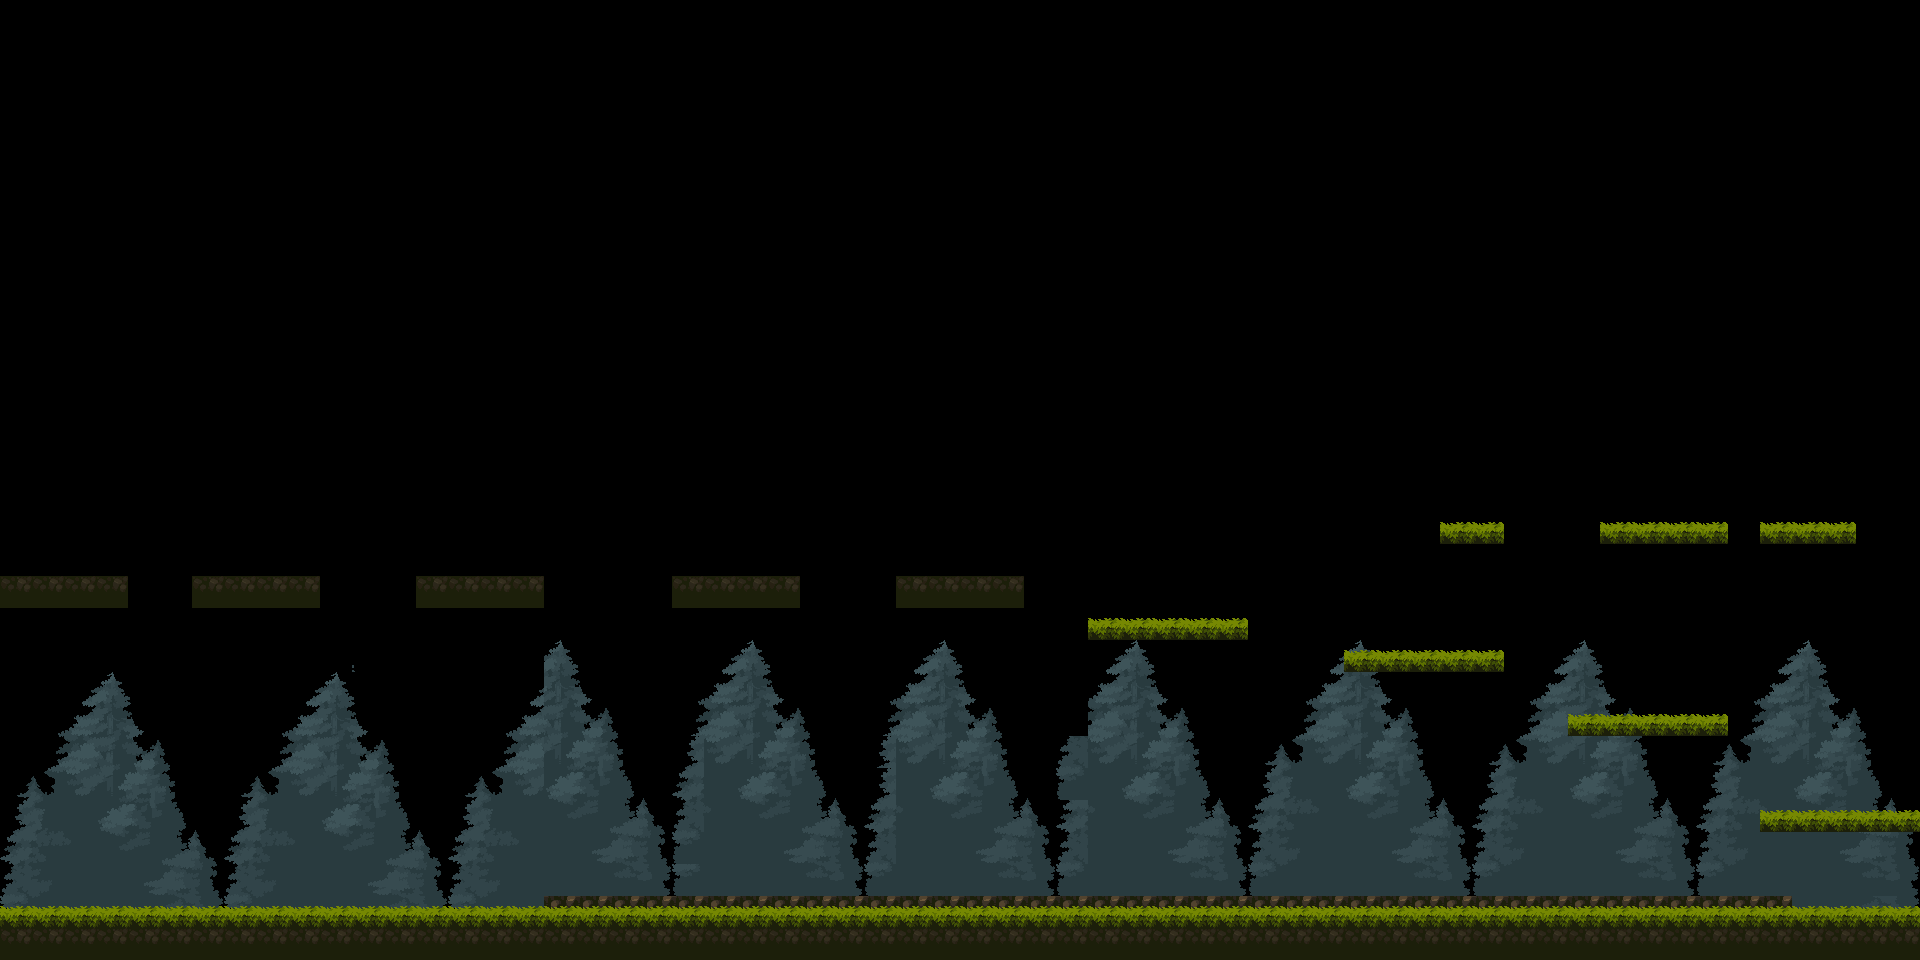

A level layout from a 2D game, rendered from its tile map. Below: a short description, then the map file with tile-grid data replaced by summaries:
An orthogonal 60x30 tile map with 32x32 px tiles, 2 tile layers (background, ground), 2 tilesets and 17 objects.

<map version="1.10" tiledversion="1.11.2" orientation="orthogonal" renderorder="right-down" width="60" height="30" tilewidth="32" tileheight="32" infinite="0" nextlayerid="12" nextobjectid="18">
 <tileset firstgid="1" source="2.tsx" />
 <tileset firstgid="145" source="4.tsx" />
 <layer id="2" name="background" width="60" height="30">
  <data>[1800 cells, 523 non-empty, 57 distinct tile ids]</data>
 </layer>
 <layer id="1" name="ground" width="60" height="30">
  <data>[1800 cells, 169 non-empty, 2 distinct tile ids]</data>
 </layer>
 <objectgroup id="4" name="trash">
  <object id="7" x="709.192" y="897.435">
   <point />
  </object>
  <object id="8" x="795.288" y="895.976">
   <point />
  </object>
  <object id="9" x="913.487" y="893.057">
   <point />
  </object>
  <object id="10" x="1091.51" y="898.894">
   <point />
  </object>
  <object id="11" x="1224.31" y="891.598">
   <point />
  </object>
  <object id="12" x="1381.9" y="890.139">
   <point />
  </object>
  <object id="13" x="1476.75" y="897.435">
   <point />
  </object>
 </objectgroup>
 <objectgroup id="5" name="player">
  <object id="1" x="107.984" y="891.598">
   <point />
  </object>
 </objectgroup>
 <objectgroup id="6" name="npc">
  <object id="2" x="180.946" y="888.679">
   <point />
  </object>
 </objectgroup>
 <objectgroup id="7" name="water bottle">
  <object id="3" x="312.278" y="884.302">
   <point />
  </object>
  <object id="4" x="385.24" y="884.302">
   <point />
  </object>
 </objectgroup>
 <objectgroup id="8" name="first aid">
  <object id="5" x="42.3181" y="554.513">
   <point />
  </object>
 </objectgroup>
 <objectgroup id="10" name="dustbin">
  <object id="6" x="1828.43" y="501.98">
   <point />
  </object>
 </objectgroup>
 <objectgroup id="11" name="soap">
  <object id="14" x="1876.59" y="801.125">
   <point />
  </object>
  <object id="15" x="1365.85" y="631.853">
   <point />
  </object>
  <object id="16" x="1465.08" y="506.358">
   <point />
  </object>
  <object id="17" x="1465.08" y="506.358">
   <point />
  </object>
 </objectgroup>
</map>
